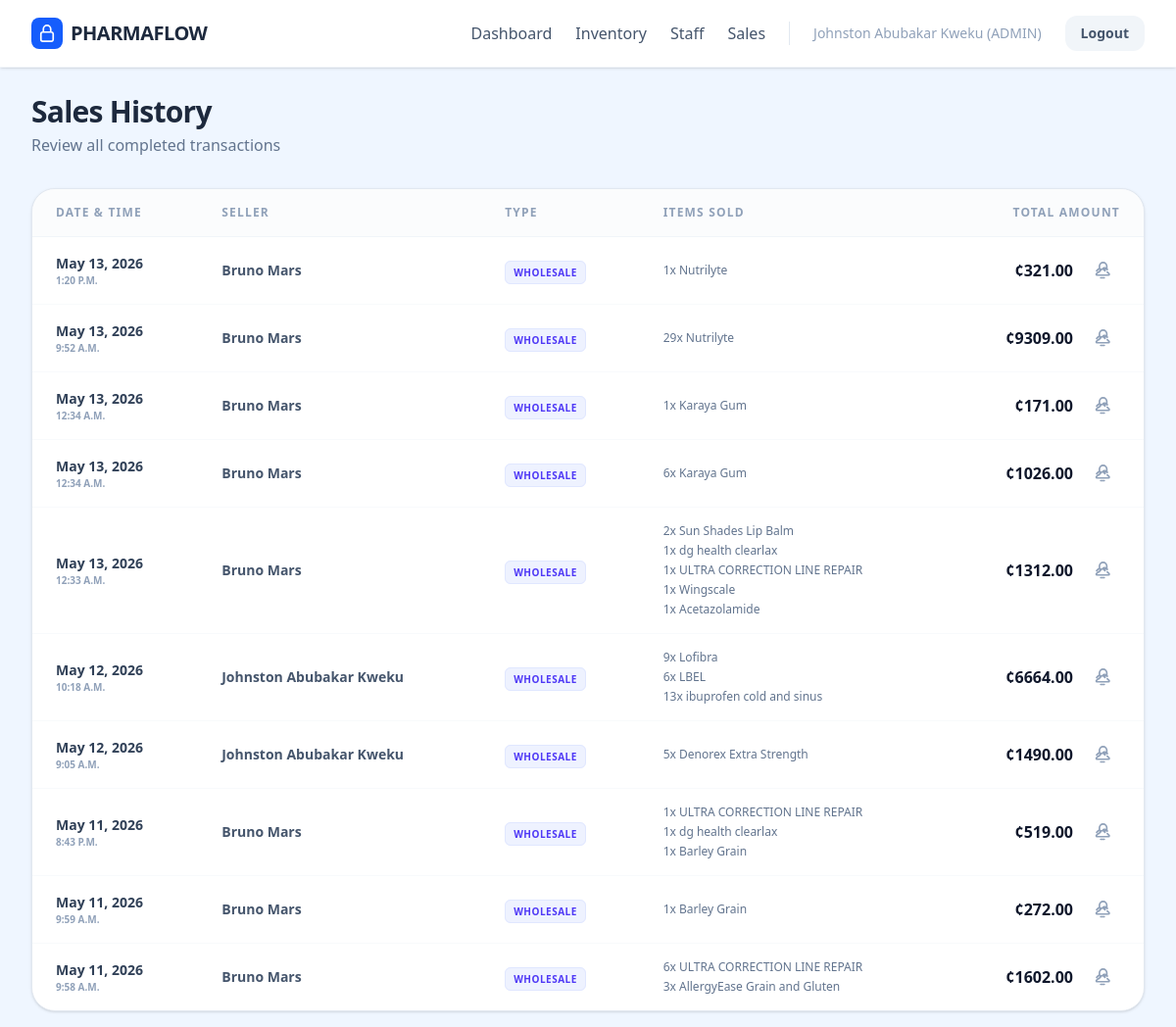
Page /sales/history/ (signed in) on the earlier database version.
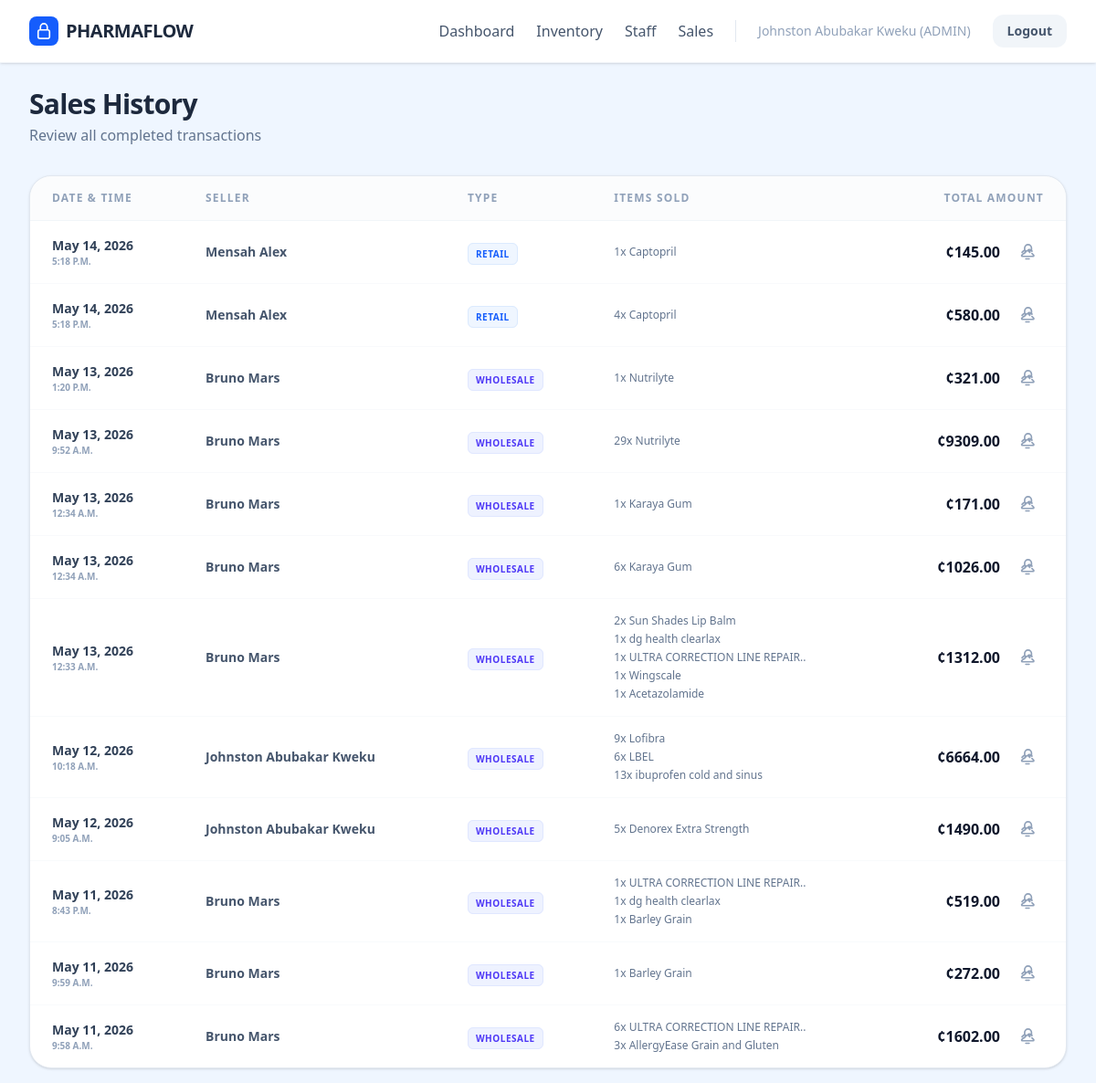
Same page on the later database version.
### accounts/models.py (models this page shows, shortened)
class User(AbstractUser):
    class UserRoles(models.TextChoices):
        ADMIN = 'ADMIN', 'Admin'
        MANAGER = 'MANAGER', 'Manager'
        WHOLESALER = 'WHOLESALER', 'Wholesaler'
        RETAILER = 'RETAILER', 'Retailer'
    full_name = models.CharField(max_length=100)
    role = models.CharField(
        max_length=50,
        choices=UserRoles.choices,
        null=False,
        blank=False
    )
    phone_number = models.CharField(max_length=15, blank=True, default='')
    def is_admin(self):
        return self.role == self.UserRoles.ADMIN

### sales/models.py (models this page shows, shortened)
class Sale(models.Model):
    class SaleType(models.TextChoices):
        WHOLESALE = 'WHOLESALE', 'Wholesale'
        RETAIL = 'RETAIL', 'Retail'
    seller = models.ForeignKey(User, on_delete=models.PROTECT, related_name='sales')
    type = models.CharField(max_length=50, choices=SaleType.choices)
    total_cost = models.DecimalField(max_digits=10, decimal_places=2, editable=False, null=True)
    created_at = models.DateTimeField(auto_now_add=True)

class SaleItem(models.Model):
    sale = models.ForeignKey(Sale, on_delete=models.PROTECT)
    drug = models.ForeignKey(Drug, on_delete=models.PROTECT)
    quantity = models.PositiveIntegerField()
    total_cost = models.DecimalField(max_digits=12, decimal_places=2)

### inventory/models.py (models this page shows, shortened)
class Drug(models.Model):
    name = models.CharField(max_length=1000)
    description = models.TextField(null=True, blank=True)
    wholesale_price = models.DecimalField(decimal_places=2, max_digits=10)
    retail_price = models.DecimalField(decimal_places=2, max_digits=10)
    inventory = models.PositiveBigIntegerField(default=0)
    cost_price = models.DecimalField(max_digits=10, decimal_places=2, default=0.00)

### sales/views.py (the view)
# urls.py: path('history/', views.sales_list, name='sales_list'),
@login_required
@role_required('ADMIN', 'MANAGER')
def sales_list(request):
    sales = Sale.objects.all().order_by('-created_at')
    return render(request, 'sales/sales_list.html', {
        'sales': sales
    })

### sales/templates/sales/sales_list.html (shortened to what this page needs)
{% extends 'base.html' %}
{% load static %}
{% block content %}
<div class="w-full max-w-7xl mx-auto px-4">
    <div class="flex flex-col md:flex-row md:items-center justify-between gap-4 mb-8">
        <div>
            <h1 class="text-3xl font-black text-slate-800 tracking-tight">Sales History</h1>
            <p class="text-slate-500 font-medium mt-1">Review all completed transactions</p>
        </div>
    </div>
    <div class="bg-white border border-slate-200 rounded-3xl shadow-sm overflow-hidden">
        <div class="overflow-x-auto">
            <table class="w-full text-left border-collapse">
                <thead>
                    <tr class="bg-slate-50/50 border-b border-slate-100">
                        <th class="px-6 py-4 text-xs font-black text-slate-400 uppercase tracking-widest">Date & Time</th>
                        <th class="px-6 py-4 text-xs font-black text-slate-400 uppercase tracking-widest">Seller</th>
                        <th class="px-6 py-4 text-xs font-black text-slate-400 uppercase tracking-widest">Type</th>
                        <th class="px-6 py-4 text-xs font-black text-slate-400 uppercase tracking-widest">Items Sold</th>
                        <th class="px-6 py-4 text-xs font-black text-slate-400 uppercase tracking-widest text-right">Total Amount</th>
                    </tr>
                </thead>
                <tbody class="divide-y divide-slate-50">
                    {% for sale in sales %}
                        <tr class="hover:bg-slate-50/80 transition-colors group">
                            <td class="px-6 py-4">
                                <div class="flex flex-col">
                                    <span class="text-sm font-bold text-slate-700">{{ sale.created_at|date:"M d, Y" }}</span>
                                    <span class="text-[10px] text-slate-400 font-bold uppercase">{{ sale.created_at|date:"P" }}</span>
                                </div>
                            </td>
                            <td class="px-6 py-4 font-semibold text-slate-600 text-sm">{{ sale.seller.full_name }}</td>
                            <td class="px-6 py-4">
                                {% if sale.type == 'RETAIL' %}
                                    <span class="bg-blue-50 text-blue-600 px-2 py-1 rounded-md text-[10px] font-bold uppercase tracking-wider border border-blue-100">Retail</span>
                                {% else %}
                                    <span class="bg-indigo-50 text-indigo-600 px-2 py-1 rounded-md text-[10px] font-bold uppercase tracking-wider border border-indigo-100">Wholesale</span>
                                {% endif %}
                            </td>
                            <td class="px-6 py-4">
                                <div class="flex flex-col gap-1">
                                    {% for item in sale.saleitem_set.all %}
                                        <span class="text-xs text-slate-500 font-medium">{{ item.quantity }}x {{ item.drug.name }}</span>
                                    {% endfor %}
                                </div>
                            </td>
                            <td class="px-6 py-4 text-right">
                                <div class="flex items-center justify-end gap-3">
                                    <span class="text-base font-black text-slate-900">¢{{ sale.total_cost }}</span>
                                    <a href="{% url 'sales:generate_receipt' sale.id %}" target="_blank" class="p-2 text-slate-400 hover:text-blue-600 hover:bg-blue-50 rounded-lg transition-all" title="Print Receipt">
                                    </a>
                                </div>
                            </td>
                        </tr>
                    {% endfor %}
                </tbody>
            </table>
        </div>
    </div>
</div>
{% endblock content %}

### templates/base.html (shortened to what this page needs)
{% load static %}
<!DOCTYPE html>
<html lang="en">
<head>
    <link rel="stylesheet" href="{% static 'css/output.css' %}">
</head>
<body class="bg-blue-50 font-sans min-h-screen {% if not request.user.is_authenticated %}flex items-center justify-center{% endif %}">
    {% if request.user.is_authenticated %}
    <nav class="bg-white w-full fixed top-0 left-0 flex justify-between py-4 px-8 items-center shadow-sm border-b border-slate-100 z-50">
        <div class="flex items-center gap-2">
            <div class="w-8 h-8 bg-blue-600 rounded-lg flex items-center justify-center">
            </div>
            <h1 class="text-xl font-black text-slate-800 tracking-tight">PHARMAFLOW</h1>
        </div>
        <div class="flex items-center gap-6 font-medium text-slate-600">
            {% if request.user.is_admin or request.user.is_manager %}
            <a href="{% url 'inventory:home' %}" class="hover:text-blue-600 transition-colors">Dashboard</a>
            <a href="{% url 'inventory:drug_list' %}" class="hover:text-blue-600 transition-colors">Inventory</a>
            <a href="{% url 'accounts:user_list' %}" class="hover:text-blue-600 transition-colors">Staff</a>
            <a href="{% url 'sales:sales_list' %}" class="hover:text-blue-600 transition-colors">Sales</a>
            {% endif %}
            <span class="text-sm text-slate-400">{{ request.user.full_name }} ({{ request.user.role }})</span>
            <a href="{% url 'accounts:logout' %}" class="bg-slate-100 hover:bg-red-50 hover:text-red-600 px-4 py-2 rounded-xl text-sm transition-all font-bold">Logout</a>
        </div>
    </nav>
    {% endif %}
    <main class="w-full flex justify-center p-4 {% if request.user.is_authenticated %}pt-24{% endif %}">
        {% block content %}{% endblock content %}
    </main>
</body>
</html>

Differences in the rows shown:
added Sale: created_at "May 14, 2026", created_at "5:18 P.M.", seller.full_name "Mensah Alex", type "RETAIL", total_cost "145.00"
added SaleItem: quantity "1", drug.name "Captopril", shown under "May 14, 2026"
added Sale: created_at "May 14, 2026", created_at "5:18 P.M.", seller.full_name "Mensah Alex", type "RETAIL", total_cost "580.00"
added SaleItem: quantity "4", drug.name "Captopril", shown under "May 14, 2026"
changed through a linked row, SaleItem (number 9 of 21 on the later page): drug.name "ULTRA CORRECTION LINE REPAIR" → "ULTRA CORRECTION LINE REPAIR.."
changed through a linked row, SaleItem (number 16 of 21 on the later page): drug.name "ULTRA CORRECTION LINE REPAIR" → "ULTRA CORRECTION LINE REPAIR.."
changed through a linked row, SaleItem (number 20 of 21 on the later page): drug.name "ULTRA CORRECTION LINE REPAIR" → "ULTRA CORRECTION LINE REPAIR.."
